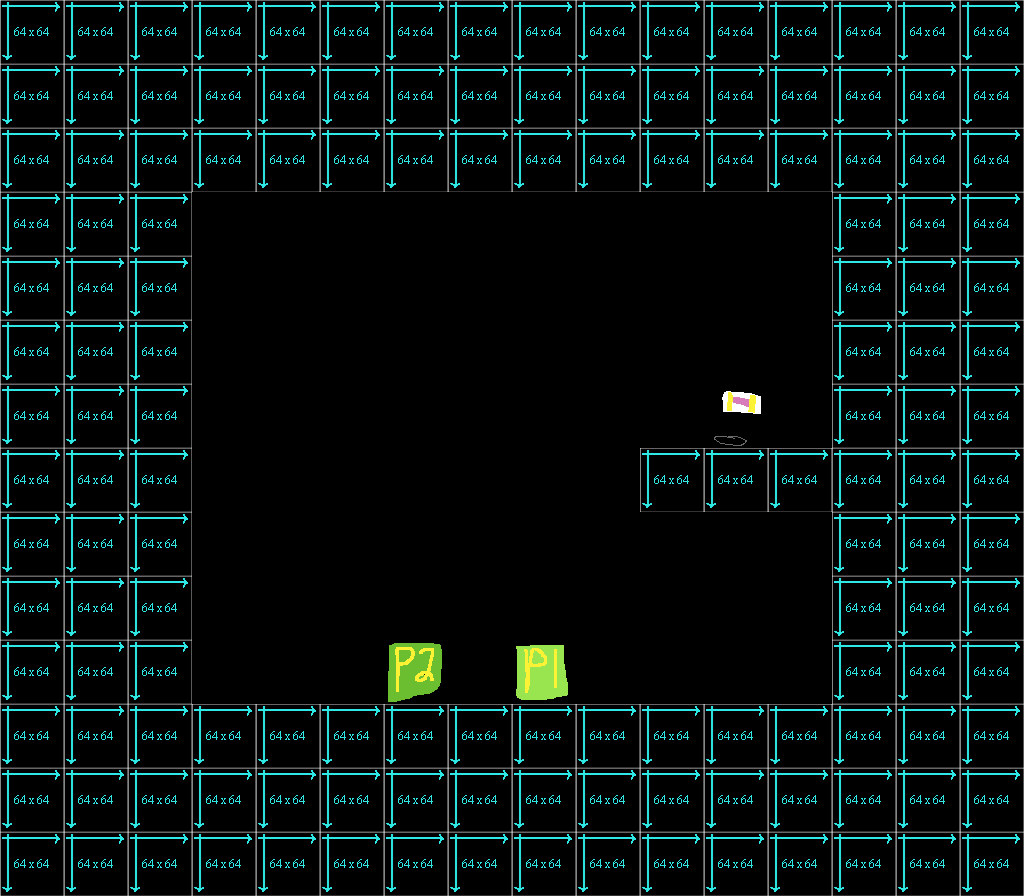

Below is a game level as drawn by its tile map, then a one-line description and the .tmx file that defines it, in full:
An orthogonal 16x14 tile map with 64x64 px tiles, 2 tile layers (Tile Layer 1, Ingredients), 2 tilesets.

<map version="1.0" orientation="orthogonal" renderorder="right-down" width="16" height="14" tilewidth="64" tileheight="64" nextobjectid="1">
 <tileset firstgid="1" source="Tiles.tsx" />
 <tileset firstgid="51" source="Ingredients.tsx" />
 <layer name="Tile Layer 1" width="16" height="14">
  <data encoding="csv">
1,1,1,1,1,1,1,1,1,1,1,1,1,1,1,1,
1,1,1,1,1,1,1,1,1,1,1,1,1,1,1,1,
1,1,1,1,1,1,1,1,1,1,1,1,1,1,1,1,
1,1,1,0,0,0,0,0,0,0,0,0,0,1,1,1,
1,1,1,0,0,0,0,0,0,0,0,0,0,1,1,1,
1,1,1,0,0,0,0,0,0,0,0,0,0,1,1,1,
1,1,1,0,0,0,0,0,0,0,0,0,0,1,1,1,
1,1,1,0,0,0,0,0,0,0,1,1,1,1,1,1,
1,1,1,0,0,0,0,0,0,0,0,0,0,1,1,1,
1,1,1,0,0,0,0,0,0,0,0,0,0,1,1,1,
1,1,1,0,0,0,0,0,0,0,0,0,0,1,1,1,
1,1,1,1,1,1,1,1,1,1,1,1,1,1,1,1,
1,1,1,1,1,1,1,1,1,1,1,1,1,1,1,1,
1,1,1,1,1,1,1,1,1,1,1,1,1,1,1,1
</data>
 </layer>
 <layer name="Ingredients" width="16" height="14">
  <data encoding="csv">
0,0,0,0,0,0,0,0,0,0,0,0,0,0,0,0,
0,0,0,0,0,0,0,0,0,0,0,0,0,0,0,0,
0,0,0,0,0,0,0,0,0,0,0,0,0,0,0,0,
0,0,0,0,0,0,0,0,0,0,0,0,0,0,0,0,
0,0,0,0,0,0,0,0,0,0,0,0,0,0,0,0,
0,0,0,0,0,0,0,0,0,0,0,0,0,0,0,0,
0,0,0,0,0,0,0,0,0,0,0,61,0,0,0,0,
0,0,0,0,0,0,0,0,0,0,0,0,0,0,0,0,
0,0,0,0,0,0,0,0,0,0,0,0,0,0,0,0,
0,0,0,0,0,0,0,0,0,0,0,0,0,0,0,0,
0,0,0,0,0,0,58,0,57,0,0,0,0,0,0,0,
0,0,0,0,0,0,0,0,0,0,0,0,0,0,0,0,
0,0,0,0,0,0,0,0,0,0,0,0,0,0,0,0,
0,0,0,0,0,0,0,0,0,0,0,0,0,0,0,0
</data>
 </layer>
</map>
